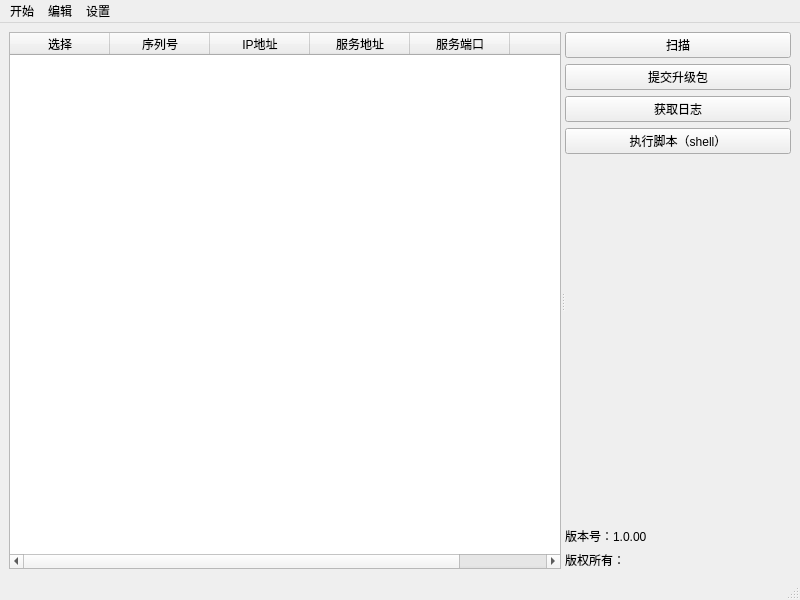
<?xml version="1.0" encoding="UTF-8"?>
<ui version="4.0">
 <class>MainWindow</class>
 <widget class="QMainWindow" name="MainWindow">
  <property name="geometry">
   <rect>
    <x>0</x>
    <y>0</y>
    <width>800</width>
    <height>600</height>
   </rect>
  </property>
  <property name="windowTitle">
   <string>MainWindow</string>
  </property>
  <widget class="QWidget" name="centralwidget">
   <layout class="QVBoxLayout" name="verticalLayout">
    <item>
     <widget class="QSplitter" name="splitter">
      <property name="layoutDirection">
       <enum>Qt::LeftToRight</enum>
      </property>
      <property name="orientation">
       <enum>Qt::Horizontal</enum>
      </property>
      <property name="childrenCollapsible">
       <bool>true</bool>
      </property>
      <widget class="QTableWidget" name="devinfo">
       <property name="textElideMode">
        <enum>Qt::ElideNone</enum>
       </property>
       <attribute name="horizontalHeaderVisible">
        <bool>true</bool>
       </attribute>
       <attribute name="horizontalHeaderCascadingSectionResizes">
        <bool>false</bool>
       </attribute>
       <attribute name="verticalHeaderVisible">
        <bool>false</bool>
       </attribute>
       <attribute name="verticalHeaderCascadingSectionResizes">
        <bool>false</bool>
       </attribute>
       <attribute name="verticalHeaderShowSortIndicator" stdset="0">
        <bool>false</bool>
       </attribute>
       <attribute name="verticalHeaderStretchLastSection">
        <bool>false</bool>
       </attribute>
       <column>
        <property name="text">
         <string>选择</string>
        </property>
       </column>
       <column>
        <property name="text">
         <string>序列号</string>
        </property>
       </column>
       <column>
        <property name="text">
         <string>IP地址</string>
        </property>
       </column>
       <column>
        <property name="text">
         <string>服务地址</string>
        </property>
       </column>
       <column>
        <property name="text">
         <string>服务端口</string>
        </property>
       </column>
       <column>
        <property name="text">
         <string/>
        </property>
       </column>
      </widget>
      <widget class="QWidget" name="widget" native="true">
       <layout class="QVBoxLayout" name="verticalLayout_2">
        <item>
         <widget class="QPushButton" name="scanButton">
          <property name="text">
           <string>扫描</string>
          </property>
         </widget>
        </item>
        <item>
         <widget class="QPushButton" name="updateButton">
          <property name="text">
           <string>提交升级包</string>
          </property>
         </widget>
        </item>
        <item>
         <widget class="QPushButton" name="logButton">
          <property name="text">
           <string>获取日志</string>
          </property>
         </widget>
        </item>
        <item>
         <widget class="QPushButton" name="shellButton">
          <property name="text">
           <string>执行脚本（shell）</string>
          </property>
         </widget>
        </item>
        <item>
         <spacer name="verticalSpacer">
          <property name="orientation">
           <enum>Qt::Vertical</enum>
          </property>
          <property name="sizeHint" stdset="0">
           <size>
            <width>20</width>
            <height>40</height>
           </size>
          </property>
         </spacer>
        </item>
        <item>
         <widget class="QLabel" name="label_2">
          <property name="text">
           <string>版本号：1.0.00</string>
          </property>
         </widget>
        </item>
        <item>
         <widget class="QLabel" name="label">
          <property name="text">
           <string>版权所有：</string>
          </property>
         </widget>
        </item>
       </layout>
      </widget>
     </widget>
    </item>
   </layout>
  </widget>
  <widget class="QMenuBar" name="menubar">
   <property name="geometry">
    <rect>
     <x>0</x>
     <y>0</y>
     <width>800</width>
     <height>23</height>
    </rect>
   </property>
   <widget class="QMenu" name="menu">
    <property name="title">
     <string>开始</string>
    </property>
   </widget>
   <widget class="QMenu" name="menu_2">
    <property name="title">
     <string>编辑</string>
    </property>
   </widget>
   <widget class="QMenu" name="menu_3">
    <property name="title">
     <string>设置</string>
    </property>
   </widget>
   <addaction name="menu"/>
   <addaction name="menu_2"/>
   <addaction name="menu_3"/>
  </widget>
  <widget class="QStatusBar" name="statusbar"/>
 </widget>
 <resources/>
 <connections/>
</ui>
